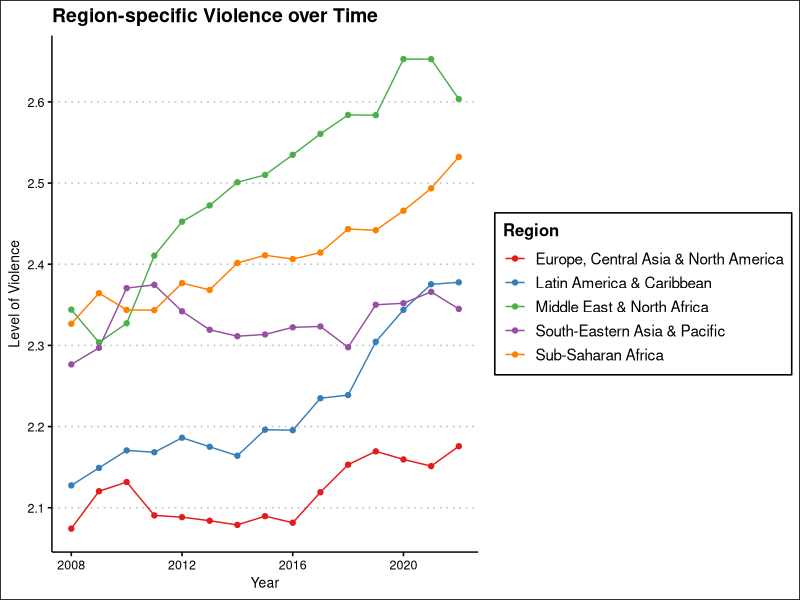
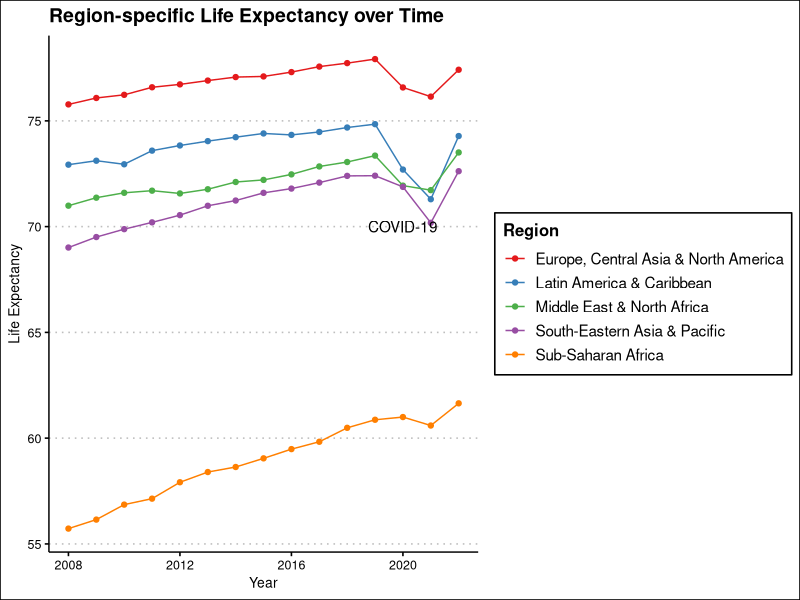
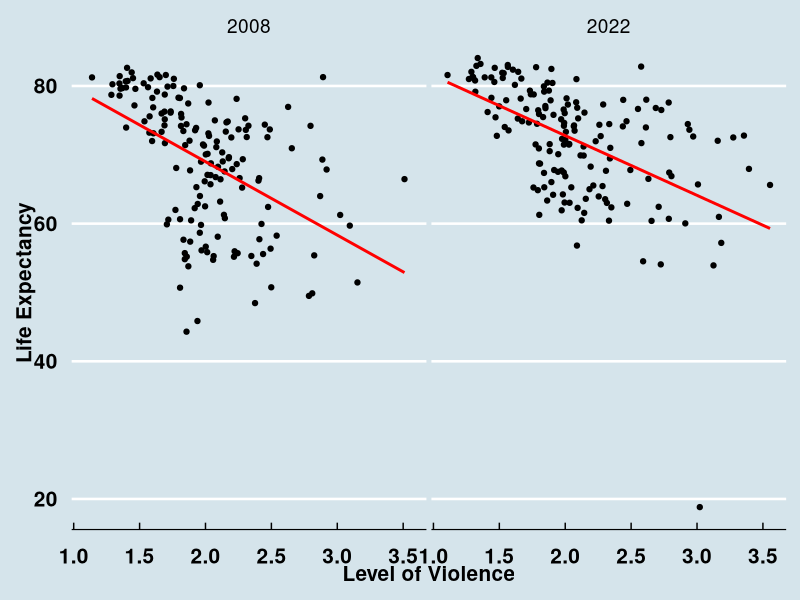
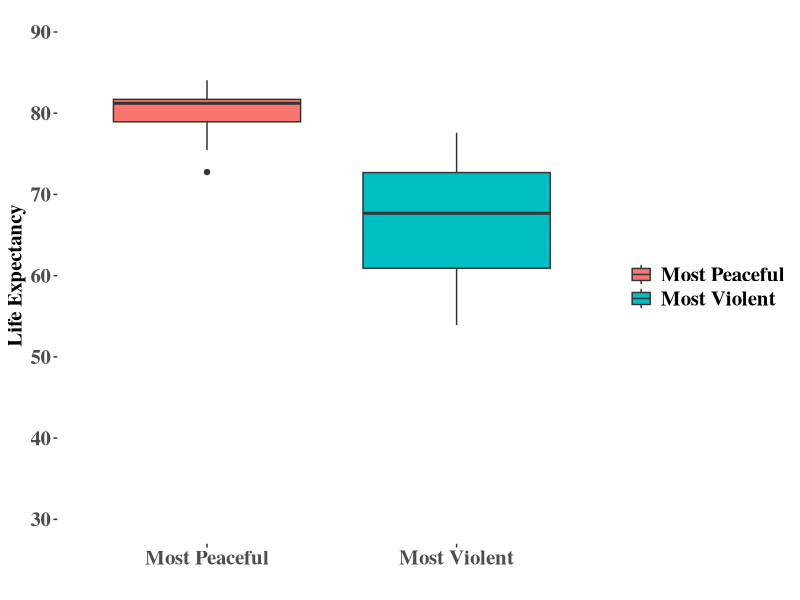
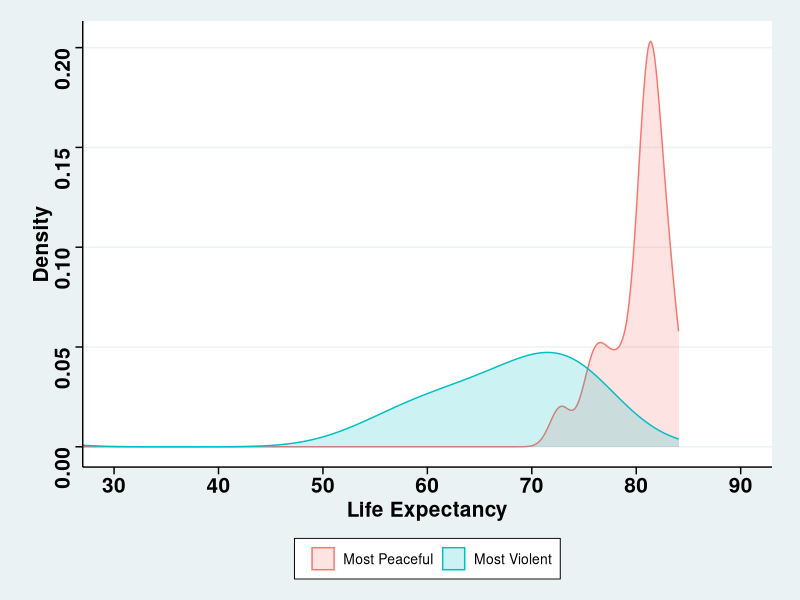
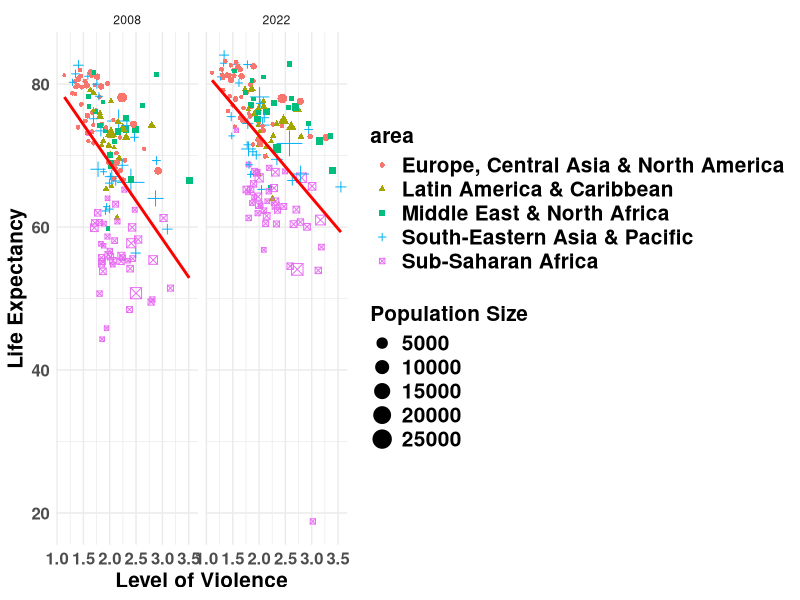
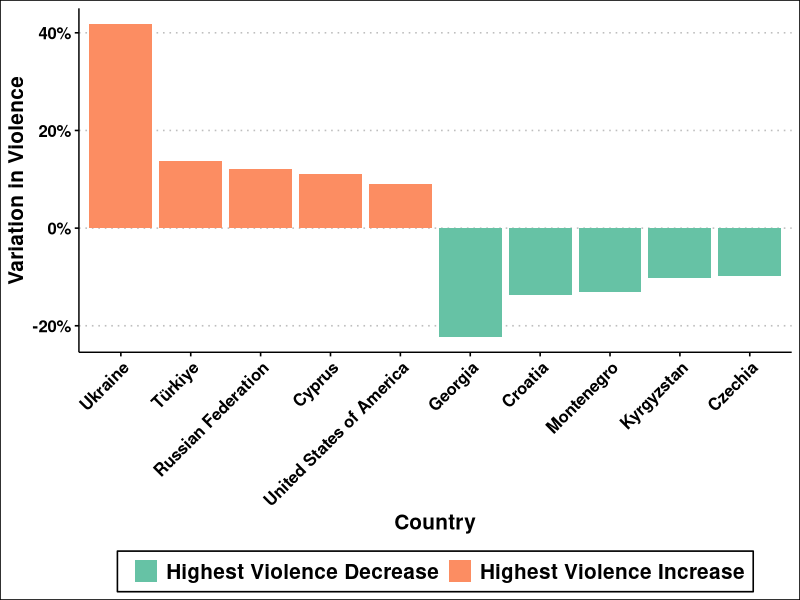

Write R code to recreate these figures, in order. (Note: this script raises an error after producing the figures.)
##### Lab 18 October 2024 ####

#### Clean the environment ####

rm(list=ls())

# Remember to create a working directory to save everything!!!

#### Install Packages ####

#install.packages('ggthemes')
#install.packages('RColorBrewer')
library('RColorBrewer') # various qualitative color palettes 
library('ggthemes') # various themes in ggplot
library("tidyverse") # ggplot2


#### Upload data ####

# data on violence

gpi_data <- read.table('Data/gpi_data.txt',header=T)

# data on life expectancy from UN

life_exp_data <- read.table('Data/life_exp_data.txt',header=T)


# combine the two data sets 

data <- inner_join(gpi_data,life_exp_data,by=c('iso3','Year'))

#### Question 1 ####

# violence by region during period 2008-2022

data_violence_region <- data |>
  group_by(Year,area) |>
  summarize(GPI=weighted.mean(x=GPI,w=pop,na.rm = FALSE)) 

# plot the trend

plot1 <- ggplot(data=data_violence_region, # data input
               mapping=aes(x=Year,y=GPI,color=area))+ # relationships
  geom_line()+ # add a line for each country
  geom_point()+ # add points 
  theme_clean()+ # background
  scale_color_brewer(name = "Region", palette = "Set1")+ # color palette 
  xlab('Year')+ #label for title of x-axis
  ylab('Level of Violence') + # label for title of y-axis
  ggtitle('Region-specific Violence over Time')  # title for the plot


#### Question 2 ####

# Life expectancy by region during period 2008-2022

data_life_exp_region <- data |>
  group_by(Year,area) |>
  summarize(e0=weighted.mean(x=e0,w=pop,na.rm = FALSE))

# plot the trend

plot2 <- ggplot(data=data_life_exp_region, # data input
               mapping=aes(x=Year,y=e0,color=area))+ # relationships
  geom_line()+ # add a line for each country
  geom_point()+ # add points 
  annotate("text",x=2020,y=70,label="COVID-19")+ # add text
  theme_clean()+ # specify a theme
  xlab('Year')+ #label for title of x-axis
  ylab('Life Expectancy') + # label for title of y-axis
  scale_color_brewer(name = "Region", palette = "Set1")+ # change color palette
  ggtitle('Region-specific Life Expectancy over Time')  # title


#### Question 3 ####

# data for scatter plot

data_scatter <- data |>
  filter(Year %in% c(2008,2022))

# relationship between violence and life expectancy

plot3 <- ggplot(data=data_scatter, # data input
               mapping=aes(x=GPI,y=e0))+ # relationships
  geom_point()+  # scatter plot
  xlab('Level of Violence')+ # x-axis label
  ylab('Life Expectancy')+ # y-axis label
  theme_economist()+ # pick a background
  geom_smooth(method = "lm", se = FALSE,color='red')+ # regression line
  facet_wrap(~Year) + # seperate (sub)plot by year
  theme(axis.text.y = element_text(size=15,face="bold"), # font of y-axis text
        axis.title.y = element_text(size=15,face="bold"), # font of y-axis title
        axis.text.x = element_text(size=15,face="bold"),  
        axis.title.x = element_text(size=15,face="bold")) # font of x-axis title


#### Question 4 ####

# top 20 most violent countries in 2022

data_most_violence <- data |>
  filter(Year==2022) |>
  slice_max(GPI,n=20) |> 
  mutate(label='Most Violent')

# top 20 most peaceful countries in 2022

data_most_peaceful <- data |>
  filter(Year==2022) |>
  slice_min(GPI,n=20) |>
  mutate(label='Most Peaceful')

# data for the plot

data_plot <- rbind(data_most_violence,data_most_peaceful)

plot4 <- ggplot(data=data_plot, # data
             mapping=aes(x=label,y=e0,fill=label))+ # relationships
  geom_boxplot()+ # boxplot
  coord_cartesian(ylim=c(30,90))+ # fix y-axis limits
  scale_y_continuous(breaks=seq(30,90,10),
                     labels=seq(30,90,10))+ # fix y-axis labels
  theme_tufte()+ # pick background
  scale_fill_discrete(name='')+ # drop name from legend
  xlab('')+ # no name for x-axis title
  ylab('Life Expectancy')+ # y-axis title
  theme(axis.text.y = element_text(size=15,face="bold"), # font of y-axis text
        legend.text = element_text(size=15,face="bold"), # legend text details
        axis.title.y = element_text(size=15,face="bold"), # font of y-axis title
        axis.text.x = element_text(size=15,face="bold"),  # text of x-axis title
        axis.title.x = element_text(size=15,face="bold")) # font of x-axis title

#### Question 5 ####

# different way to display the distribution

plot5 <- ggplot(data=data_plot,  # data input
                aes(x=e0,color=label,fill=label))+ # relationships
  geom_density(alpha = 0.2, na.rm = TRUE) + # density
  theme_stata()+ # background
  scale_fill_discrete(name='')+ # no title to legend
  scale_color_discrete(name='')+ # no title to legend
  coord_cartesian(xlim=c(30,90))+ # fix x-axis limits
  scale_x_continuous(breaks=seq(30,90,10),
                     labels=seq(30,90,10))+ # control x-axis labels
  ylab('Density')+ # y-axis title
  xlab('Life Expectancy')+ # x-axis title
  theme(axis.text.y = element_text(size=15,face="bold"), # font of y-axis text
        legend.position = "bottom", # legend position
        axis.title.y = element_text(size=15,face="bold"), # font of y-axis title
        axis.text.x = element_text(size=15,face="bold"),  # font of x-axis text
        axis.title.x = element_text(size=15,face="bold")) # font of x-axis title


##### Question 6 ####

# scatter plot for 2022 with additional features

plot6 <- ggplot(data=data_scatter, # data input
                mapping=aes(x=GPI,y=e0))+ # relationships
  geom_point(aes(shape=area,color=area,size=pop))+ # scatter plot
  xlab('Level of Violence')+ # label x-axis
  ylab('Life Expectancy')+ # label y-axis
  theme_minimal()+ # plot them
  geom_smooth(method = "lm", se = FALSE,color='red')+ # regression line
  labs(size = 'Population Size')+ # legend label
  facet_wrap(~Year) + # seperate by year
  theme(axis.text.y = element_text(size=12,face="bold"), # font of y-axis text
        axis.title.y = element_text(size=15,face="bold"), # font of y-axis title
        legend.title = element_text(size=15,face="bold"), # font of legend title
        legend.text = element_text(size=15,face="bold"),  # font of legend text
        axis.text.x = element_text(size=12,face="bold"),  
        axis.title.x = element_text(size=15,face="bold")) # font of x-axis title


#### Question 7 ####

# Top 5 countries with the highest increase in Violence

data_high <- data |>
  filter(Year %in% c(2008,2022)) |>
  select(Year,Country,area,GPI) |>
  pivot_wider(names_from='Year',values_from='GPI') |>
  mutate(var=(`2022`-`2008`)/`2008`) |>
  group_by(area)|>
  slice_max(var,n=5) |>
  mutate(label='Highest Violence Increase')

# Top 5 countries with the highest decrease in Violence
data_low <- data |>
  filter(Year %in% c(2008,2022)) |>
  select(Year,Country,area,GPI) |>
  pivot_wider(names_from='Year',values_from='GPI') |>
  mutate(var=(`2022`-`2008`)/`2008`) |>
  group_by(area)|>
  slice_min(var,n=5) |>
  mutate(label='Highest Violence Decrease')


# Create a bar chart

plot7 <- rbind(data_high,data_low) |>
  filter(area=='Europe, Central Asia & North America') |>
  mutate(Country=factor(Country,levels=c(data_high$Country,
                                         data_low$Country))) |>
  ggplot(aes(x=Country,y=var,fill=label))+ # data
  geom_bar(stat='identity') + # bar plot
  theme_clean()+ # background
  xlab('Country')+ # x-axis title
  ylab('Variation in Violence')+ # y-axis title
  scale_fill_brewer(name='',palette='Set2')+ # color palette
  scale_y_continuous(labels = scales::percent)+ # y-axis labels
  theme(axis.text.x = element_text(angle = 45,
                                   vjust = 1, hjust = 1, size = 12, face = "bold"), # x-axis text
        legend.position = 'bottom', # legend position 
        axis.text.y = element_text(size = 12, face = "bold"), # y-axis text
        axis.title.x = element_text(size = 15, face = "bold"), # x-axis title
        axis.title.y = element_text(size = 15, face = "bold"), # y-axis title
        legend.text = element_text(size = 15, face = "bold")) # legend text

#### Saving your plots ####

ggsave(filename = "Results/plot7.pdf", # name of the file
       plot = plot7, # name of the plot
       height = 20,  # height of the figure
       width = 40, # width of the figure
       units = "cm", # unit of measurement
       dpi = 400) # resolution of picture 